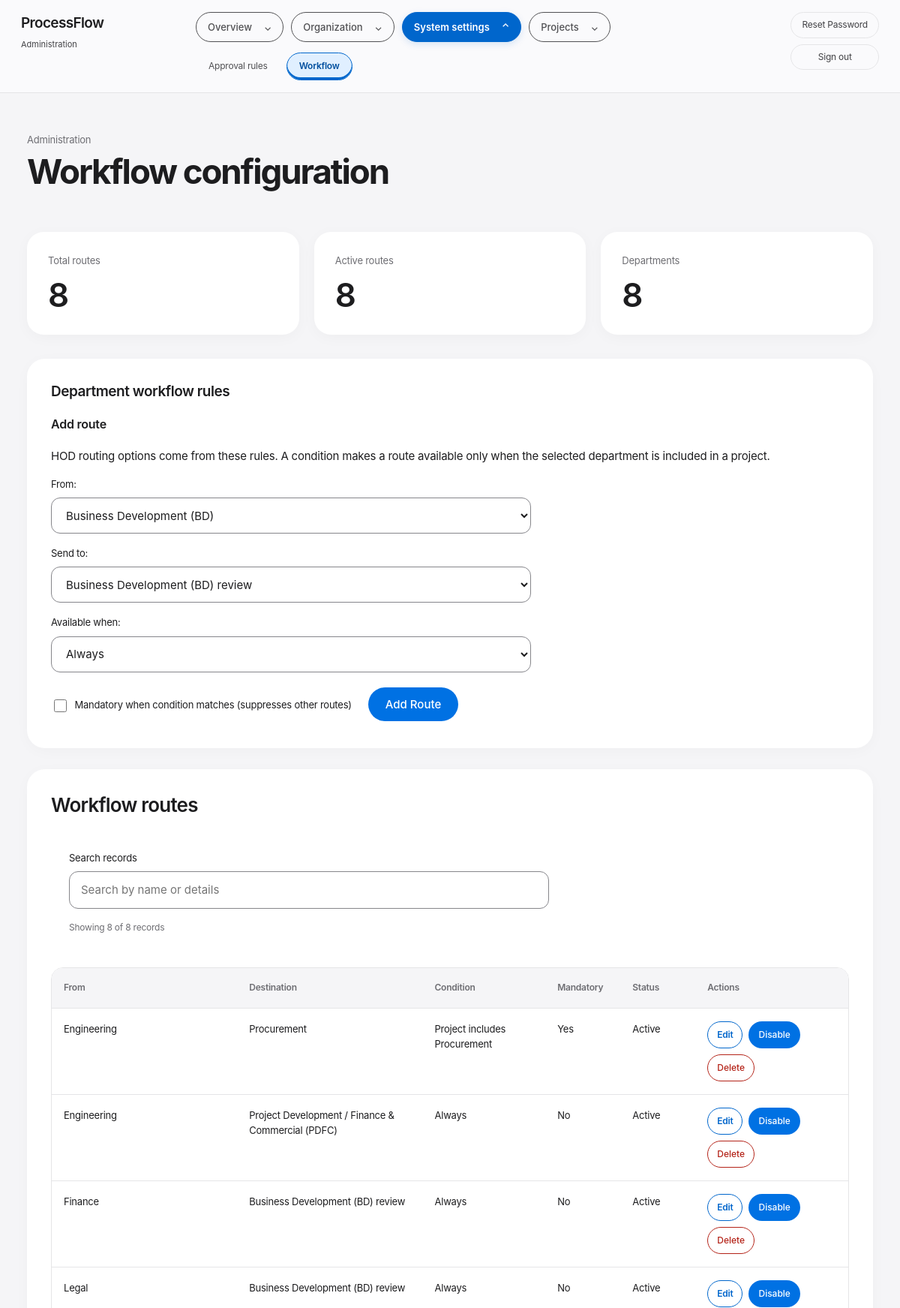
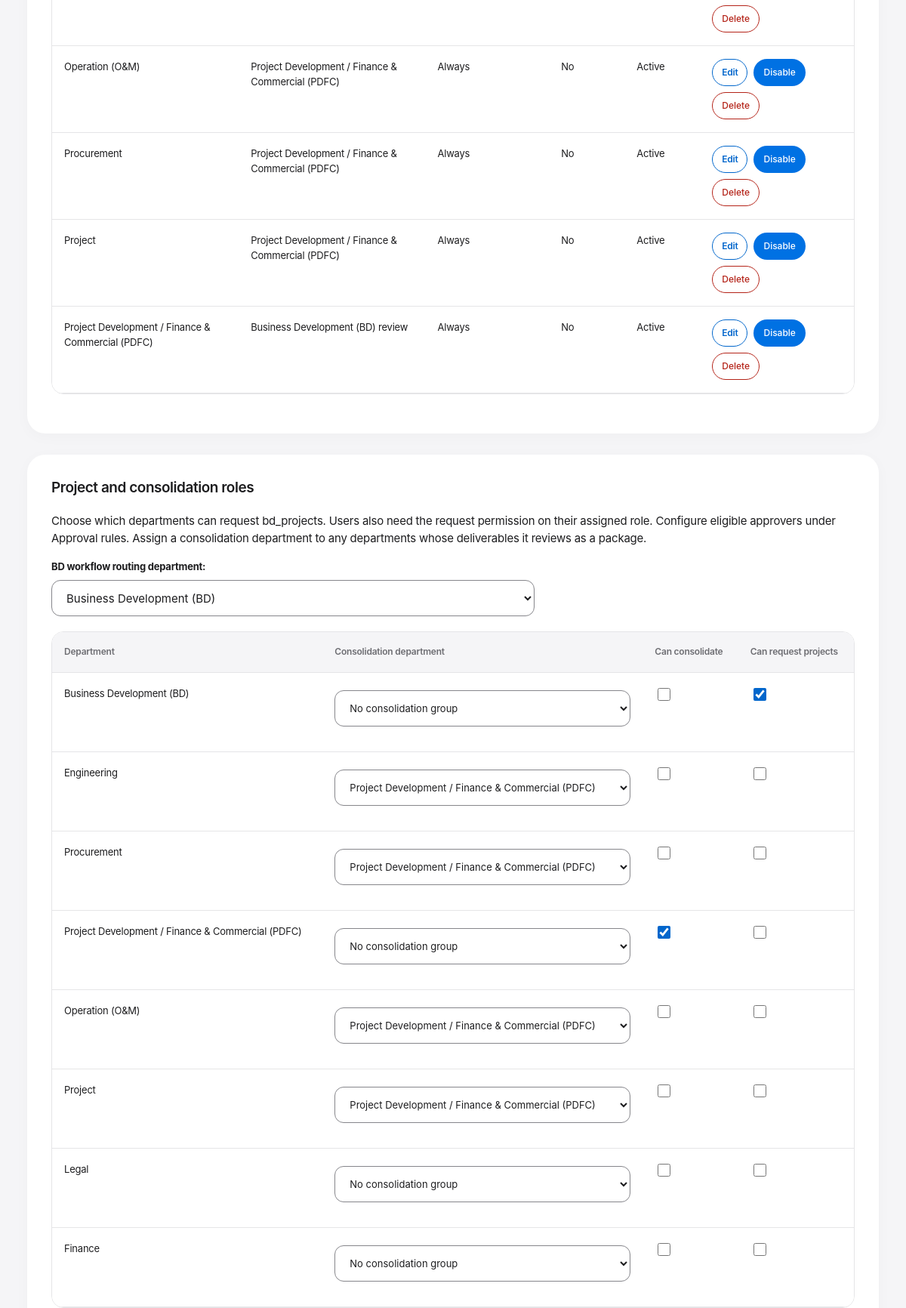
Page /admin/admin_dashboard.php?view=workflow (signed in, upper part) on the committed database (2 pictures, top to bottom).
### tables this page shows
CREATE TABLE `bd_department_workflow_rules` (
  `id` int(11) NOT NULL AUTO_INCREMENT,
  `from_department_id` int(11) NOT NULL,
  `to_department_id` int(11) DEFAULT NULL COMMENT 'NULL means route directly to BD Consolidation',
  `required_involved_department_id` int(11) DEFAULT NULL,
  `is_mandatory` tinyint(1) NOT NULL DEFAULT 0,
  `is_active` tinyint(1) NOT NULL DEFAULT 1,
  `created_at` timestamp NOT NULL DEFAULT current_timestamp(),
  PRIMARY KEY (`id`),
  KEY `fk_from_dept` (`from_department_id`),
  KEY `fk_to_dept` (`to_department_id`),
  KEY `fk_required_involved_dept` (`required_involved_department_id`),
  CONSTRAINT `fk_dept_wf_from` FOREIGN KEY (`from_department_id`) REFERENCES `bd_departments` (`id`) ON DELETE CASCADE,
  CONSTRAINT `fk_dept_wf_to` FOREIGN KEY (`to_department_id`) REFERENCES `bd_departments` (`id`) ON DELETE CASCADE,
  CONSTRAINT `fk_required_involved_dept` FOREIGN KEY (`required_involved_department_id`) REFERENCES `bd_departments` (`id`) ON DELETE CASCADE
);

CREATE TABLE `bd_departments` (
  `id` int(11) NOT NULL AUTO_INCREMENT,
  `name` varchar(255) NOT NULL,
  `company_id` int(11) NOT NULL,
  `is_bd_department` tinyint(1) NOT NULL DEFAULT 0,
  `is_consolidation_department` tinyint(1) NOT NULL DEFAULT 0,
  `consolidation_department_id` int(11) DEFAULT NULL,
  `can_request_projects` tinyint(1) NOT NULL DEFAULT 0,
  PRIMARY KEY (`id`),
  KEY `company_id` (`company_id`),
  KEY `consolidation_department_id` (`consolidation_department_id`),
  CONSTRAINT `bd_departments_ibfk_1` FOREIGN KEY (`company_id`) REFERENCES `bd_companies` (`id`) ON DELETE CASCADE,
  CONSTRAINT `bd_departments_ibfk_2` FOREIGN KEY (`consolidation_department_id`) REFERENCES `bd_departments` (`id`) ON DELETE SET NULL
);

### admin/admin_dashboard.php (the view, shortened to what this page needs)
<?php
require_once '../config/db.php';
require_once __DIR__ . '/../config/admin_access.php';
$depts = $pdo->query('SELECT * FROM bd_departments ORDER BY id ASC')->fetchAll();
$users = $pdo
    ->query(
        "
    SELECT u.*, d.name AS dept_name, m.full_name AS manager_name
    FROM bd_users u
    LEFT JOIN bd_departments d ON u.department_id = d.id
    LEFT JOIN bd_users m ON m.id=u.manager_id
    WHERE u.is_deleted=0
    ORDER BY u.id ASC
",
    )
    ->fetchAll();
$projects = $pdo
    ->query(
        "
    SELECT p.*, u.full_name AS requester_name
    FROM bd_projects p
    JOIN bd_users u ON p.requester_id = u.id
    ORDER BY p.created_at DESC
",
    )
    ->fetchAll();
$workflowRules = $pdo
    ->query(
        "
    SELECT r.*, src.name AS from_name, dst.name AS to_name, required.name AS required_name
    FROM bd_department_workflow_rules r
    JOIN bd_departments src ON src.id = r.from_department_id
    LEFT JOIN bd_departments dst ON dst.id = r.to_department_id
    LEFT JOIN bd_departments required ON required.id = r.required_involved_department_id
    ORDER BY src.name, r.id
",
    )
    ->fetchAll();
$editingRule = null;
?>
<!DOCTYPE html>
<html lang="en">
<head>
    <?php
    require_once __DIR__ . '/../config/page_helpers.php';
    ?>
</head>
<body>
    <?php
    $view = $_GET['view'] ?? '';
    ?>
    <?php if ($view === ''): ?>
        <p>Manage accounts, reference data, and project operations.</p>
        <div data-admin-summary>
            <?php foreach (
                [
                    [
                        'Active accounts',
                        'users',
                        count(array_filter($users, fn($user) => $user['is_active'])),
                        'master_data.php?view=user',
                    ],
                    ['Departments', 'departments', count($depts), 'master_data.php?view=department'],
                    [
                        'Active workflow routes',
                        'workflow',
                        count(array_filter($workflowRules, fn($rule) => $rule['is_active'])),
                        'admin_dashboard.php?view=workflow',
                    ],
                    ['Projects', 'projects', count($projects), 'admin_dashboard.php?view=projects'],
                ]
                as [$label, $color, $count, $url]
            ): ?>
                <div><a href="<?= htmlspecialchars($url) ?>">
                        <span><?= htmlspecialchars($label) ?></span>
                        <strong><?= $count ?></strong>
                    </a></div>
            <?php endforeach; ?>
        </div>
        <h2>Management areas</h2>
        <div class="management-grid">
            <?php foreach (
                [
                    [
                        'Users',
                        'users',
                        'Create accounts and manage roles, managers, and access.',
                        'master_data.php?view=user',
                    ],
                    ['Roles', 'workflow', 'Set up roles and workspace permissions.', 'roles.php'],
                    [
                        'Companies',
                        'companies',
                        'Maintain the organizations linked to departments.',
                        'master_data.php?view=company',
                    ],
                    [
                        'Departments',
                        'departments',
                        'Manage department names and company assignments.',
                        'master_data.php?view=department',
                    ],
                    [
                        'Workflow',
                        'workflow',
                        'Configure routes, BD ownership, and consolidation.',
                        'admin_dashboard.php?view=workflow',
                    ],
                    [
                        'Projects',
                        'projects',
                        'View project records and department progress.',
                        'admin_dashboard.php?view=projects',
                    ],
                ]
                as [$label, $color, $description, $url]
            ): ?>
                <div><a href="<?= htmlspecialchars($url) ?>">
                        <strong><?= htmlspecialchars($label) ?></strong>
                        <p><?= htmlspecialchars($description) ?></p>
                    </a></div>
            <?php endforeach; ?>
        </div>
    <?php elseif ($view === 'workflow'): ?>
        <section>
            <h3 id="workflow-rules">Department workflow rules</h3>
            <h4><?= $editingRule ? 'Edit route' : 'Add route' ?></h4>
            <p>HOD routing options come from these rules. A condition makes a route available only when the selected
                department is included in a project.</p>
            <form action="" method="POST">
                <label>From:</label>
                <select name="from_department_id" required>
                    <?php foreach ($depts as $d): ?>
                        <option value="<?= $d['id'] ?>" <?= (int) ($editingRule['from_department_id'] ?? 0) === (int) $d['id'] ? 'selected' : '' ?>><?= htmlspecialchars($d['name']) ?></option>
                    <?php endforeach; ?>
                </select>
                <label>Send to:</label>
                <select name="to_department_id" required>
                    <option value="BD">Business Development (BD) review</option>
                </select>
                <label>Available when:</label>
                <select name="required_involved_department_id">
                    <option value="">Always</option>
                </select>
                <label>
                    <input type="checkbox" name="is_mandatory" value="1" <?= !empty($editingRule['is_mandatory']) ? 'checked' : '' ?>> Mandatory when condition
                    matches (suppresses other routes)
                </label>
                <button type="submit" name="add_workflow_rule"><?= $editingRule ? 'Save Route' : 'Add Route' ?></button>
            </form>
        </section>
        <section>
            <h2>Workflow routes</h2>
            <table>
                <thead>
                    <tr>
                        <th>From</th>
                        <th>Destination</th>
                        <th>Condition</th>
                        <th>Mandatory</th>
                        <th>Status</th>
                        <th>Actions</th>
                    </tr>
                </thead>
                <tbody>
                    <?php foreach ($workflowRules as $rule): ?>
                        <tr data-search-group="workflow">
                            <td><?= htmlspecialchars($rule['from_name']) ?></td>
                            <td><?= htmlspecialchars($rule['to_name'] ?: 'Business Development (BD) review') ?></td>
                            <td><?= $rule['required_name'] ? 'Project includes ' . htmlspecialchars($rule['required_name']) : 'Always' ?></td>
                            <td><?= $rule['is_mandatory'] ? 'Yes' : 'No' ?></td>
                            <td><?= $rule['is_active'] ? 'Active' : 'Inactive' ?></td>
                            <td>
                                <div class="record-actions">
                                    <a class="action-button"
                                        href="?view=workflow&amp;edit_rule=<?= (int) $rule[ 'id' ] ?>#workflow-rules">Edit</a>
                                    <form action="admin_dashboard.php" method="POST">
                                        <button type="submit" name="toggle_workflow_rule" value="<?= $rule['id'] ?>">
                                            <?= $rule[ 'is_active' ] ? 'Disable' : 'Enable' ?></button>
                                    </form>
                                    <form action="admin_dashboard.php" method="POST"
                                        onsubmit="return confirm('Delete this workflow route?')">
                                        <button type="submit" name="delete_workflow_rule" value="<?= $rule['id'] ?>">Delete
                                        </button>
                                    </form>
                                </div>
                            </td>
                        </tr>
                    <?php endforeach; ?>
                </tbody>
            </table>
        </section>
        <section>
            <h3>Project and consolidation roles</h3>
            <p>Choose which departments can request bd_projects. Users also need the request permission on their assigned
                role. Configure eligible approvers under Approval rules. Assign a consolidation department to any
                departments whose deliverables it reviews as a package.</p>
            <form action="" method="POST">
                <label><strong>BD workflow routing department:</strong></label>
                <select name="bd_department_id" required>
                    <?php foreach ($depts as $d): ?>
                        <option value="<?= $d['id'] ?>" <?= $d['is_bd_department'] ? 'selected' : '' ?>><?= htmlspecialchars($d['name']) ?></option>
                    <?php endforeach; ?>
                </select>
                <table>
                    <thead>
                        <tr>
                            <th>Department</th>
                            <th>Consolidation department</th>
                            <th>Can consolidate</th>
                            <th>Can request projects</th>
                        </tr>
                    </thead>
                    <tbody>
                        <?php foreach ($depts as $d): ?>
                            <tr>
                                <td><?= htmlspecialchars($d['name']) ?></td>
                                <td>
                                    <select name="consolidation_department_id[<?= $d['id'] ?>]">
                                        <option value="">No consolidation group</option>
                                        <?php foreach ($depts as $candidate):
                                        if ((int) $candidate['id'] === (int) $d['id']) {
                                            continue;
                                        } ?>
                                            <option value="<?= $candidate['id'] ?>"
                                                <?= (int) $d['consolidation_department_id'] === (int) $candidate['id'] ? 'selected' : '' ?>><?= htmlspecialchars($candidate['name']) ?></option>
                                        <?php endforeach; ?>
                                    </select>
                                </td>
                                <td>
                                    <input type="checkbox" name="is_consolidation_department[<?= $d['id'] ?>]" value="1"
                                        <?= $d[ 'is_consolidation_department' ] ? 'checked' : '' ?>>
                                </td>
                                <td>
                                    <input type="checkbox" name="requester_department_ids[]" value="<?= (int) $d[ 'id' ] ?>"
                                        aria-label="Allow <?= htmlspecialchars($d['name']) ?> to request projects" <?= $d[ 'can_request_projects' ] ? 'checked' : '' ?>>
                                </td>
                            </tr>
                        <?php endforeach; ?>
                    </tbody>
                </table>
            </form>
        </section>
    <?php endif; ?>
    </main>
</body>
</html>

### rows in the picture
bd_department_workflow_rules: from_department.name "Engineering", to_department.name "Procurement", is_mandatory "Yes", is_active "Active", $rule['id'] 1 (drawn)
bd_department_workflow_rules: from_department.name "Engineering", to_department.name "Project Development / Finance & Commercial (PDFC)", shows "Always", is_mandatory "No", is_active "Active", $rule['id'] 2 (drawn)
bd_department_workflow_rules: from_department.name "Finance", to_name "Business Development (BD) review", shows "Always", is_mandatory "No", is_active "Active", $rule['id'] 8 (drawn)
bd_department_workflow_rules: from_department.name "Legal", to_name "Business Development (BD) review", shows "Always", is_mandatory "No", is_active "Active", $rule['id'] 7 (drawn)
bd_department_workflow_rules: from_department.name "Operation (O&M)", to_department.name "Project Development / Finance & Commercial (PDFC)", shows "Always", is_mandatory "No", is_active "Active", $rule['id'] 4 (drawn)
bd_department_workflow_rules: from_department.name "Procurement", to_department.name "Project Development / Finance & Commercial (PDFC)", shows "Always", is_mandatory "No", is_active "Active", $rule['id'] 3 (drawn)
bd_department_workflow_rules: from_department.name "Project", to_department.name "Project Development / Finance & Commercial (PDFC)", shows "Always", is_mandatory "No", is_active "Active", $rule['id'] 5 (drawn)
bd_department_workflow_rules: from_department.name "Project Development / Finance & Commercial (PDFC)", to_name "Business Development (BD) review", shows "Always", is_mandatory "No", is_active "Active", $rule['id'] 6 (drawn)
bd_departments: name "Business Development (BD)", can_request_projects "☑"
bd_departments: name "Engineering", consolidation_department+id "Project Development / Finance & Commercial (PDFC)"
bd_departments: name "Procurement", consolidation_department+id "Project Development / Finance & Commercial (PDFC)"
bd_departments: name "Project Development / Finance & Commercial (PDFC)", is_consolidation_department "☑"
bd_departments: name "Operation (O&M)", consolidation_department+id "Project Development / Finance & Commercial (PDFC)"
bd_departments: name "Project", consolidation_department+id "Project Development / Finance & Commercial (PDFC)"
bd_departments: name "Legal"
bd_departments: name "Finance"

### other values in the picture
$groupLabel "Overview"
$groupLabel "Organization"
$groupLabel "System settings"
$groupLabel "Projects"
$label "Approval rules"
$label "Workflow"
$title "Workflow configuration"
$label "Total routes"
$count "8"
$label "Active routes"
$label "Departments"
form field from_department_id "Business Development (BD)"
form field bd_department_id "Business Development (BD)"
